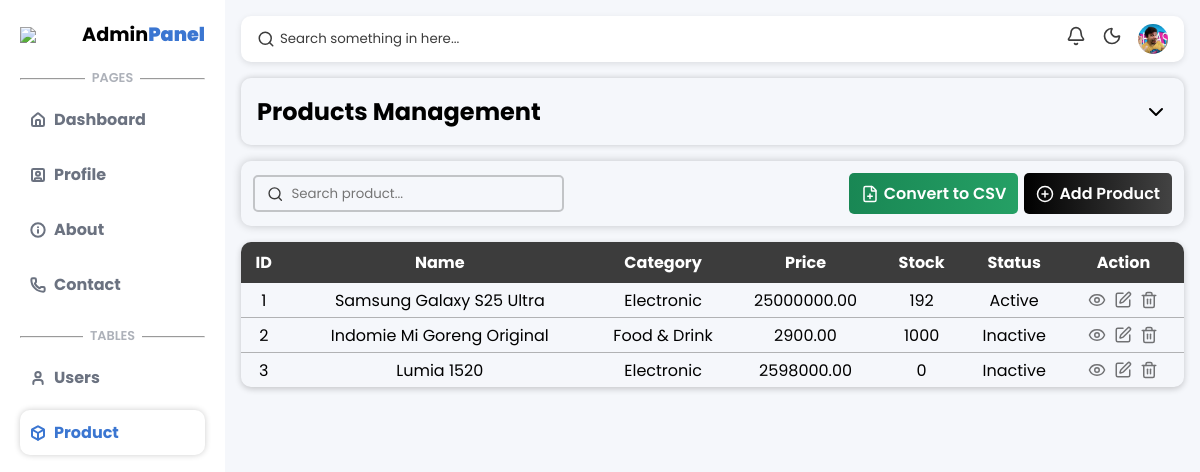
/pages/product.php, run on the app's committed database.
### tables this page shows
CREATE TABLE `products` (
  `id` int NOT NULL,
  `category_id` int DEFAULT NULL,
  `name` text,
  `price` decimal(10,2) DEFAULT NULL,
  `stock` int DEFAULT NULL,
  `status` enum('Active','Inactive') DEFAULT NULL,
  `created_at` datetime DEFAULT CURRENT_TIMESTAMP,
  `updated_at` datetime DEFAULT CURRENT_TIMESTAMP
);

CREATE TABLE `categories` (
  `id` int NOT NULL,
  `name` text,
  `created_at` datetime DEFAULT CURRENT_TIMESTAMP,
  `updated_at` datetime DEFAULT CURRENT_TIMESTAMP
);

### actions/select_products.php (called while the page is built)
<?php
require_once '../database.php';
$products = mysqli_query($conn, "SELECT p.*, ct.name as category FROM products p JOIN categories ct ON (p.category_id=ct.id) ORDER BY p.id ASC");
$rows = [];
while($row = mysqli_fetch_assoc($products)){
    $rows[] = $row;
}
$no = 0;

### pages/product.php (the view, shortened to what this page needs)
<?php require_once '../includes/header.php' ?>
<?php require_once '../actions/select_products.php' ?>
<div class="content-section">
    <div class="table-page-container">
        <div class="table-page-header-section">
            <div class="table-page-header-title">
                <h2>Products Management</h2>
                <i data-lucide="chevron-down" id="headerDropdownToggle"></i>
            </div>
        </div>
        <div class="table-page-body-section">
            <div class="table-page-body-header">
                <div class="table-page-search-container">
                    <i data-lucide="search"></i>
                    <input type="text" placeholder="Search product..." class="table-search-input">
                </div>
                <div class="misc-action-button">
                    <button class="btn convert-csv-btn" id="convertCsvBtn">
                        <i data-lucide="file-plus"></i>
                        <p>Convert to CSV</p>
                    </button>
                    <button class="btn add-btn">
                        <i data-lucide="plus-circle"></i>
                        <p>Add Product</p>
                    </button>
                </div>
            </div>
            <table class="table-page-body-table">
                <thead>
                    <tr>
                        <th>ID</th>
                        <th>Name</th>
                        <th>Category</th>
                        <th>Price</th>
                        <th>Stock</th>
                        <th>Status</th>
                        <th>Action</th>
                    </tr>
                </thead>
                <tbody>
                    <?php foreach($rows as $p): ?>
                        <tr>
                            <td><?= ++$no ?></td>
                            <td><?= $p['name'] ?></td>
                            <td><?= $p['category'] ?></td>
                            <td><?= $p['price'] ?></td>
                            <td><?= $p['stock'] ?></td>
                            <td><?= $p['status'] ?></td>
                            <td class="action-table">
                                <i data-lucide="eye" class="action-icon"></i>
                                <i data-lucide="edit" class="action-icon"></i>
                                <i data-lucide="trash-2" class="action-icon"></i>
                            </td>
                        </tr>
                    <?php endforeach; ?>
                </tbody>
            </table>
        </div>
    </div>
</div>
<?php require_once '../includes/footer.php' ?>

### includes/header.php (shortened to what this page needs)
<!DOCTYPE html>
<html lang="en">
<head>
    <link rel="stylesheet" href="../assets/css/main.css">
    <link rel="stylesheet" href="../assets/css/about.css">
    <link rel="stylesheet" href="../assets/css/profile.css">
    <link rel="stylesheet" href="https://cdn.jsdelivr.net/gh/devicons/devicon@latest/devicon.min.css">
    <link href="https://unpkg.com/boxicons@2.1.4/assets/css/boxicons.min.css" rel="stylesheet">
</head>
<body>
    <div class="container">
        <?php include '../components/sidebar.php'; ?>
        <main class="content">
            <?php include_once '../components/navbar.php' ?>

### components/sidebar.php (shortened to what this page needs)
<aside class="sidebar">
    <div class="sidebar-header">
        <img src="../assets/img/icon.png" class="sidebar-header-icon">
        <a href="about.php" class="sidebar-header-title">Admin<span class="sidebar-header-title-admin">Panel<span></a>
    </div>
    <nav class="sidebar-link-container">
        <div>
            <div class="side-link-header">
                <p>PAGES</p>
            </div>
            <a href="../pages/dashboard.php" class="side-link <?= basename($_SERVER['PHP_SELF']) == 'dashboard.php' ? 'side-active' : '' ?>">
                <i data-lucide="home" class="side-icon"></i>
                <span class="side-span">Dashboard</span>
            </a>
            <a href="../pages/profile.php" class="side-link <?= basename($_SERVER['PHP_SELF']) == 'profile.php' ? 'side-active' : '' ?>">
                <i data-lucide="user-square" class="side-icon"></i>
                <span class="side-span">Profile</span>
            </a>
            <a href="../pages/about.php" class="side-link <?= basename($_SERVER['PHP_SELF']) == 'about.php' ? 'side-active' : '' ?>">
                <i data-lucide="info" class="side-icon"></i>
                <span class="side-span">About</span>
            </a>
            <a href="../pages/contact.php" class="side-link <?= basename($_SERVER['PHP_SELF']) == 'contact.php' ? 'side-active' : '' ?>">
                <i data-lucide="phone" class="side-icon"></i>
                <span class="side-span">Contact</span>
            </a>
        </div>
    </nav>
    <nav class="sidebar-link-container">
        <div>
            <div class="side-link-header">
                <p>TABLES</p>
            </div>
            <a href="../pages/users.php" class="side-link <?= basename($_SERVER['PHP_SELF']) == 'users.php' ? 'side-active' : '' ?>">
                <i data-lucide="user" class="side-icon"></i>
                <span class="side-span">Users</span>
            </a>
            <a href="../pages/product.php" class="side-link <?= basename($_SERVER['PHP_SELF']) == 'product.php' ? 'side-active' : '' ?>">
                <i data-lucide="box" class="side-icon"></i>
                <span class="side-span">Product</span>
            </a>
        </div>
    </nav>
</aside>

### components/navbar.php (shortened to what this page needs)
<nav class="navbar">
    <div class="nav-search-container">
        <i data-lucide="search"></i>
        <input type="text" placeholder="Search something in here...">
    </div>
    <ul class="nav-link-container">
        <li class="nav-item">
            <div class="nav-notif-container">
                <a href="" class="nav-link">
                    <i data-lucide="bell"></i>
                </a>
            </div>
        </li>
        <li class="nav-item">
            <a class="nav-link" id="darkModeToggle">
                <i data-lucide="moon" id="moonIcon"></i>
            </a>
        </li>
        <li class="nav-profile">
            <img src="../assets/img/profile.png" alt="">
        </li>
    </ul>
</nav>

### includes/footer.php (shortened to what this page needs)
        </main>
    </div>
</body>
</html>

### data on the page
products: name "Samsung Galaxy S25 Ultra", category.name "Electronic", price "25000000.00", stock "192", status "Active"
products: name "Indomie Mi Goreng Original", category.name "Food & Drink", price "2900.00", stock "1000", status "Inactive"
products: name "Lumia 1520", category.name "Electronic", price "2598000.00", stock "0", status "Inactive"
